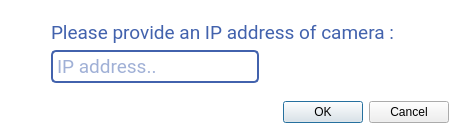
<?xml version="1.0" encoding="UTF-8"?>
<ui version="4.0">
 <class>Dialog</class>
 <widget class="QDialog" name="Dialog">
  <property name="geometry">
   <rect>
    <x>0</x>
    <y>0</y>
    <width>455</width>
    <height>136</height>
   </rect>
  </property>
  <property name="windowTitle">
   <string>Dialog</string>
  </property>
  <property name="windowIcon">
   <iconset resource="nx.qrc">
    <normaloff>:/newPrefix/images/icon.png</normaloff>:/newPrefix/images/icon.png</iconset>
  </property>
  <property name="styleSheet">
   <string notr="true">background-color: rgb(255, 255, 255);</string>
  </property>
  <layout class="QGridLayout" name="gridLayout">
   <property name="leftMargin">
    <number>0</number>
   </property>
   <property name="topMargin">
    <number>9</number>
   </property>
   <property name="rightMargin">
    <number>0</number>
   </property>
   <property name="bottomMargin">
    <number>9</number>
   </property>
   <item row="0" column="1">
    <widget class="QFrame" name="frame_2">
     <property name="sizePolicy">
      <sizepolicy hsizetype="Fixed" vsizetype="Fixed">
       <horstretch>0</horstretch>
       <verstretch>0</verstretch>
      </sizepolicy>
     </property>
     <property name="frameShape">
      <enum>QFrame::NoFrame</enum>
     </property>
     <property name="frameShadow">
      <enum>QFrame::Raised</enum>
     </property>
     <layout class="QVBoxLayout" name="verticalLayout">
      <property name="leftMargin">
       <number>0</number>
      </property>
      <property name="rightMargin">
       <number>0</number>
      </property>
     </layout>
    </widget>
   </item>
   <item row="1" column="0">
    <widget class="QDialogButtonBox" name="ip_buttonBox">
     <property name="styleSheet">
      <string notr="true">background:none;</string>
     </property>
     <property name="orientation">
      <enum>Qt::Horizontal</enum>
     </property>
     <property name="standardButtons">
      <set>QDialogButtonBox::Cancel|QDialogButtonBox::Ok</set>
     </property>
    </widget>
   </item>
   <item row="0" column="0">
    <widget class="QFrame" name="frame">
     <property name="sizePolicy">
      <sizepolicy hsizetype="Preferred" vsizetype="Fixed">
       <horstretch>0</horstretch>
       <verstretch>0</verstretch>
      </sizepolicy>
     </property>
     <property name="styleSheet">
      <string notr="true">QLineEdit{border:2px solid #4262ad;
border-radius:5px;
color:#4262ad;
width:200px;
padding:2px;
background:transparent;}

QLabel{
color: #4262ad;
}</string>
     </property>
     <property name="frameShape">
      <enum>QFrame::NoFrame</enum>
     </property>
     <property name="frameShadow">
      <enum>QFrame::Raised</enum>
     </property>
     <layout class="QGridLayout" name="gridLayout_2">
      <property name="leftMargin">
       <number>0</number>
      </property>
      <property name="topMargin">
       <number>9</number>
      </property>
      <property name="rightMargin">
       <number>35</number>
      </property>
      <item row="2" column="2">
       <widget class="QLineEdit" name="ip_address">
        <property name="sizePolicy">
         <sizepolicy hsizetype="Fixed" vsizetype="Fixed">
          <horstretch>0</horstretch>
          <verstretch>0</verstretch>
         </sizepolicy>
        </property>
        <property name="font">
         <font>
          <family>Roboto</family>
          <pointsize>14</pointsize>
          <weight>50</weight>
          <bold>false</bold>
         </font>
        </property>
        <property name="styleSheet">
         <string notr="true"/>
        </property>
        <property name="text">
         <string/>
        </property>
        <property name="maxLength">
         <number>20</number>
        </property>
        <property name="placeholderText">
         <string>IP address..</string>
        </property>
        <property name="clearButtonEnabled">
         <bool>true</bool>
        </property>
       </widget>
      </item>
      <item row="0" column="2">
       <widget class="QLabel" name="label_3">
        <property name="sizePolicy">
         <sizepolicy hsizetype="Preferred" vsizetype="Fixed">
          <horstretch>0</horstretch>
          <verstretch>0</verstretch>
         </sizepolicy>
        </property>
        <property name="font">
         <font>
          <family>Roboto</family>
          <pointsize>14</pointsize>
         </font>
        </property>
        <property name="text">
         <string>Please provide an IP address of camera :</string>
        </property>
       </widget>
      </item>
      <item row="0" column="1">
       <widget class="QLabel" name="label_4">
        <property name="sizePolicy">
         <sizepolicy hsizetype="Fixed" vsizetype="Fixed">
          <horstretch>0</horstretch>
          <verstretch>0</verstretch>
         </sizepolicy>
        </property>
        <property name="text">
         <string/>
        </property>
        <property name="pixmap">
         <pixmap>:/newPrefix/images/i.png</pixmap>
        </property>
       </widget>
      </item>
     </layout>
    </widget>
   </item>
  </layout>
 </widget>
 <resources>
  <include location="nx.qrc"/>
 </resources>
 <connections>
  <connection>
   <sender>ip_buttonBox</sender>
   <signal>accepted()</signal>
   <receiver>Dialog</receiver>
   <slot>accept()</slot>
   <hints>
    <hint type="sourcelabel">
     <x>248</x>
     <y>254</y>
    </hint>
    <hint type="destinationlabel">
     <x>157</x>
     <y>274</y>
    </hint>
   </hints>
  </connection>
  <connection>
   <sender>ip_buttonBox</sender>
   <signal>rejected()</signal>
   <receiver>Dialog</receiver>
   <slot>reject()</slot>
   <hints>
    <hint type="sourcelabel">
     <x>316</x>
     <y>260</y>
    </hint>
    <hint type="destinationlabel">
     <x>286</x>
     <y>274</y>
    </hint>
   </hints>
  </connection>
 </connections>
</ui>
